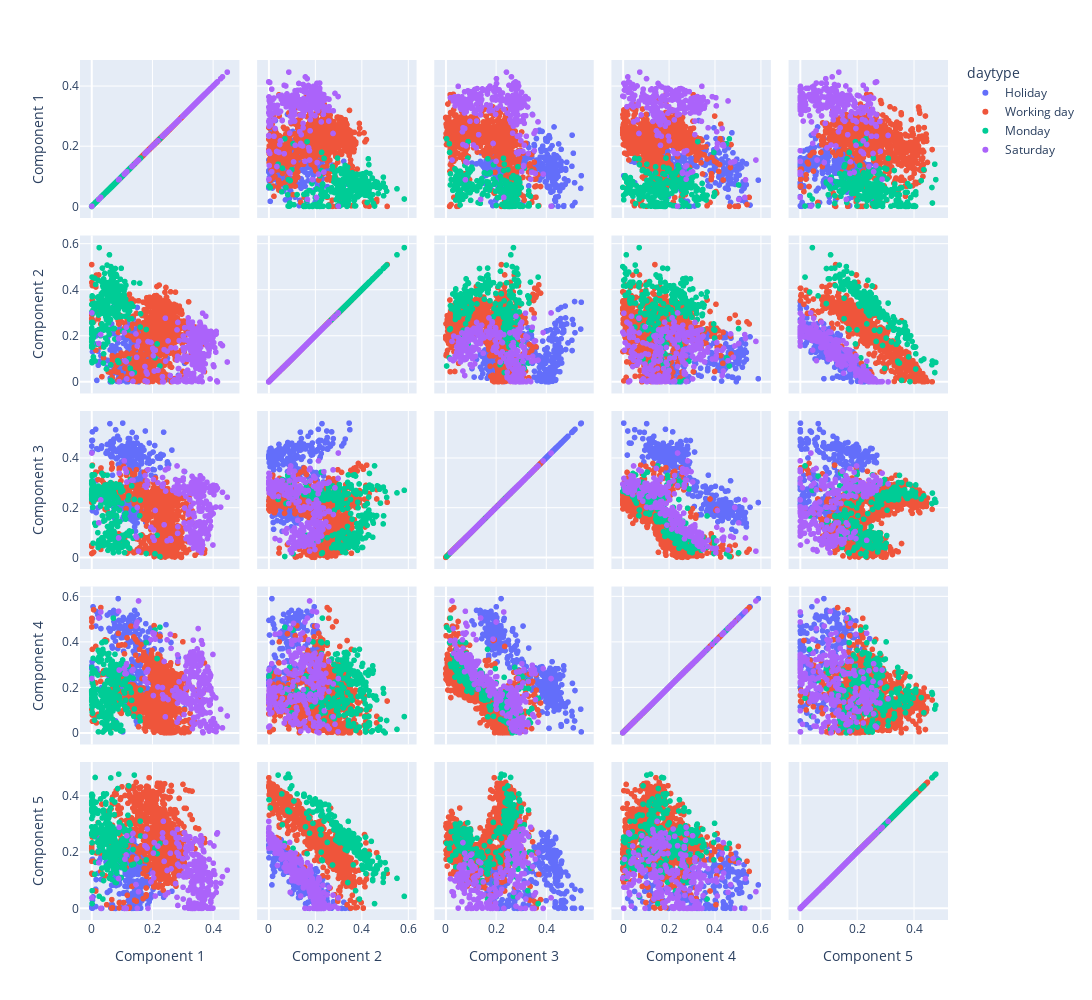

Notebook code for this chart:
### Code cell
dimensions = [f'Component {k+1}' for k in range(n_components)]
height, width = 1000, 1100

fig = px.scatter_matrix(W, dimensions=dimensions, hover_name=W.index, color='daytype')
fig.update_layout(height=height, width=width)
fig.update_traces(selected=dict(marker=dict(color='yellow')))
fig.show()

### Figure 1 — Plotly figure (JSON) as saved in the notebook; plotly's stock layout.template omitted (floating-point values rounded to 4 significant figures; data arrays with more than 128 entries replaced by an {"elided": "..."} marker saying what was removed)
{"data": [{"dimensions": [{"axis": {"matches": true}, "label": "Component 1", "values": {"elided": "306 float values"}}, {"axis": {"matches": true}, "label": "Component 2", "values": {"elided": "306 float values"}}, {"axis": {"matches": true}, "label": "Component 3", "values": {"elided": "306 float values"}}, {"axis": {"matches": true}, "label": "Component 4", "values": {"elided": "306 float values"}}, {"axis": {"matches": true}, "label": "Component 5", "values": {"elided": "306 float values"}}], "hovertemplate": "<b>%{hovertext}</b><br><br>daytype=Holiday<br>%{xaxis.title.text}=%{x}<br>%{yaxis.title.text}=%{y}<extra></extra>", "hovertext": {"elided": "306 str values"}, "legendgroup": "Holiday", "marker": {"color": "#636efa", "symbol": "circle"}, "name": "Holiday", "selected": {"marker": {"color": "yellow"}}, "showlegend": true, "type": "splom"}, {"dimensions": [{"axis": {"matches": true}, "label": "Component 1", "values": {"elided": "1018 float values"}}, {"axis": {"matches": true}, "label": "Component 2", "values": {"elided": "1018 float values"}}, {"axis": {"matches": true}, "label": "Component 3", "values": {"elided": "1018 float values"}}, {"axis": {"matches": true}, "label": "Component 4", "values": {"elided": "1018 float values"}}, {"axis": {"matches": true}, "label": "Component 5", "values": {"elided": "1018 float values"}}], "hovertemplate": "<b>%{hovertext}</b><br><br>daytype=Working day<br>%{xaxis.title.text}=%{x}<br>%{yaxis.title.text}=%{y}<extra></extra>", "hovertext": {"elided": "1018 str values"}, "legendgroup": "Working day", "marker": {"color": "#EF553B", "symbol": "circle"}, "name": "Working day", "selected": {"marker": {"color": "yellow"}}, "showlegend": true, "type": "splom"}, {"dimensions": [{"axis": {"matches": true}, "label": "Component 1", "values": {"elided": "250 float values"}}, {"axis": {"matches": true}, "label": "Component 2", "values": {"elided": "250 float values"}}, {"axis": {"matches": true}, "label": "Component 3", "values": {"elided": "250 float values"}}, {"axis": {"matches": true}, "label": "Component 4", "values": {"elided": "250 float values"}}, {"axis": {"matches": true}, "label": "Component 5", "values": {"elided": "250 float values"}}], "hovertemplate": "<b>%{hovertext}</b><br><br>daytype=Monday<br>%{xaxis.title.text}=%{x}<br>%{yaxis.title.text}=%{y}<extra></extra>", "hovertext": {"elided": "250 str values"}, "legendgroup": "Monday", "marker": {"color": "#00cc96", "symbol": "circle"}, "name": "Monday", "selected": {"marker": {"color": "yellow"}}, "showlegend": true, "type": "splom"}, {"dimensions": [{"axis": {"matches": true}, "label": "Component 1", "values": {"elided": "252 float values"}}, {"axis": {"matches": true}, "label": "Component 2", "values": {"elided": "252 float values"}}, {"axis": {"matches": true}, "label": "Component 3", "values": {"elided": "252 float values"}}, {"axis": {"matches": true}, "label": "Component 4", "values": {"elided": "252 float values"}}, {"axis": {"matches": true}, "label": "Component 5", "values": {"elided": "252 float values"}}], "hovertemplate": "<b>%{hovertext}</b><br><br>daytype=Saturday<br>%{xaxis.title.text}=%{x}<br>%{yaxis.title.text}=%{y}<extra></extra>", "hovertext": {"elided": "252 str values"}, "legendgroup": "Saturday", "marker": {"color": "#ab63fa", "symbol": "circle"}, "name": "Saturday", "selected": {"marker": {"color": "yellow"}}, "showlegend": true, "type": "splom"}], "layout": {"dragmode": "select", "height": 1000, "legend": {"title": {"text": "daytype"}, "tracegroupgap": 0}, "margin": {"t": 60}, "width": 1100}}
